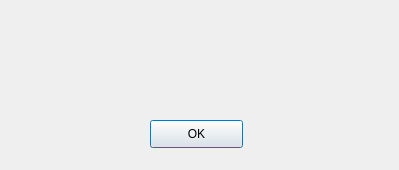
<?xml version="1.0" encoding="UTF-8"?>
<ui version="4.0">
 <class>Exceptions</class>
 <widget class="QDialog" name="Exceptions">
  <property name="geometry">
   <rect>
    <x>0</x>
    <y>0</y>
    <width>399</width>
    <height>170</height>
   </rect>
  </property>
  <property name="windowTitle">
   <string>Dialog</string>
  </property>
  <widget class="QLabel" name="label">
   <property name="geometry">
    <rect>
     <x>50</x>
     <y>60</y>
     <width>291</width>
     <height>16</height>
    </rect>
   </property>
   <property name="text">
    <string/>
   </property>
  </widget>
  <widget class="QPushButton" name="pushButton">
   <property name="geometry">
    <rect>
     <x>150</x>
     <y>120</y>
     <width>93</width>
     <height>28</height>
    </rect>
   </property>
   <property name="text">
    <string>OK</string>
   </property>
  </widget>
 </widget>
 <resources/>
 <connections/>
</ui>
